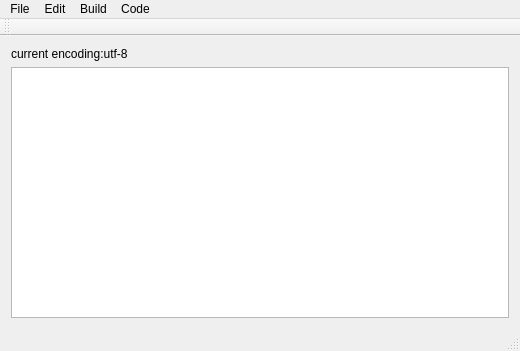
<?xml version="1.0" encoding="UTF-8"?>
<ui version="4.0">
 <class>MainWindow</class>
 <widget class="QMainWindow" name="MainWindow">
  <property name="geometry">
   <rect>
    <x>0</x>
    <y>0</y>
    <width>520</width>
    <height>351</height>
   </rect>
  </property>
  <property name="windowTitle">
   <string>MainWindow</string>
  </property>
  <widget class="QWidget" name="centralWidget">
   <layout class="QGridLayout" name="gridLayout">
    <item row="0" column="0">
     <widget class="QLabel" name="label">
      <property name="text">
       <string>current encoding:utf-8</string>
      </property>
     </widget>
    </item>
    <item row="1" column="0">
     <widget class="QTextEdit" name="textEdit">
      <property name="html">
       <string>&lt;!DOCTYPE HTML PUBLIC &quot;-//W3C//DTD HTML 4.0//EN&quot; &quot;http://www.w3.org/TR/REC-html40/strict.dtd&quot;&gt;
&lt;html&gt;&lt;head&gt;&lt;meta name=&quot;qrichtext&quot; content=&quot;1&quot; /&gt;&lt;style type=&quot;text/css&quot;&gt;
p, li { white-space: pre-wrap; }
&lt;/style&gt;&lt;/head&gt;&lt;body style=&quot; font-family:'Ubuntu'; font-size:11pt; font-weight:400; font-style:normal;&quot;&gt;
&lt;p style=&quot; margin-top:0px; margin-bottom:0px; margin-left:0px; margin-right:0px; -qt-block-indent:0; text-indent:0px;&quot;&gt;&lt;span style=&quot; font-family:'Cantarell';&quot;&gt; &lt;/span&gt;&lt;/p&gt;&lt;/body&gt;&lt;/html&gt;</string>
      </property>
     </widget>
    </item>
   </layout>
  </widget>
  <widget class="QMenuBar" name="menuBar">
   <property name="geometry">
    <rect>
     <x>0</x>
     <y>0</y>
     <width>520</width>
     <height>28</height>
    </rect>
   </property>
   <widget class="QMenu" name="menuFile">
    <property name="title">
     <string>File</string>
    </property>
    <addaction name="actionNew"/>
    <addaction name="actionOpen"/>
    <addaction name="actionSave"/>
    <addaction name="actionSava_as"/>
    <addaction name="actionExit"/>
   </widget>
   <widget class="QMenu" name="menuEdit">
    <property name="title">
     <string>Edit</string>
    </property>
    <addaction name="actionUndo"/>
    <addaction name="separator"/>
    <addaction name="actionCopy"/>
    <addaction name="actionPaste"/>
    <addaction name="actionCut"/>
   </widget>
   <widget class="QMenu" name="menuBuild">
    <property name="title">
     <string>Build</string>
    </property>
    <addaction name="actionCompile"/>
   </widget>
   <widget class="QMenu" name="menuCode">
    <property name="title">
     <string>Code</string>
    </property>
    <addaction name="actionUtf_8"/>
    <addaction name="actionGbk"/>
   </widget>
   <addaction name="menuFile"/>
   <addaction name="menuEdit"/>
   <addaction name="menuBuild"/>
   <addaction name="menuCode"/>
  </widget>
  <widget class="QToolBar" name="mainToolBar">
   <attribute name="toolBarArea">
    <enum>TopToolBarArea</enum>
   </attribute>
   <attribute name="toolBarBreak">
    <bool>false</bool>
   </attribute>
  </widget>
  <widget class="QStatusBar" name="statusBar"/>
  <action name="actionNew">
   <property name="text">
    <string>New</string>
   </property>
  </action>
  <action name="actionOpen">
   <property name="text">
    <string>Open</string>
   </property>
  </action>
  <action name="actionSave">
   <property name="text">
    <string>Save</string>
   </property>
  </action>
  <action name="actionSava_as">
   <property name="text">
    <string>Sava as</string>
   </property>
  </action>
  <action name="actionExit">
   <property name="text">
    <string>Exit</string>
   </property>
  </action>
  <action name="actionUndo">
   <property name="text">
    <string>Undo</string>
   </property>
  </action>
  <action name="actionCopy">
   <property name="text">
    <string>Copy</string>
   </property>
  </action>
  <action name="actionPaste">
   <property name="text">
    <string>Paste</string>
   </property>
  </action>
  <action name="actionCut">
   <property name="text">
    <string>Cut</string>
   </property>
  </action>
  <action name="actionCompile">
   <property name="text">
    <string>Compile</string>
   </property>
  </action>
  <action name="actionUtf_8">
   <property name="text">
    <string>Utf-8</string>
   </property>
  </action>
  <action name="actionGbk">
   <property name="text">
    <string>Gbk</string>
   </property>
  </action>
 </widget>
 <layoutdefault spacing="6" margin="11"/>
 <resources/>
 <connections/>
</ui>
